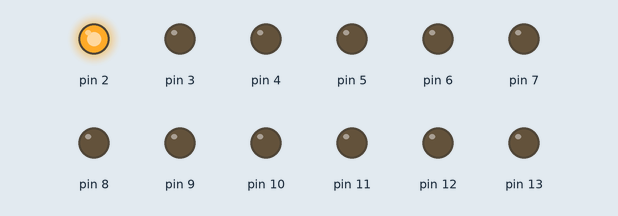
The sketch below on a simulated Arduino Uno, built with avr-gcc and run on an emulated ATmega328P. Shown: output pins drawn as LEDs (lit = HIGH). At 0.0 s the program stops and its outputs stay as they are.

Above: at 0.1 s.
Timing chart, 0 to 1.5 s (numbered marks = the images above):
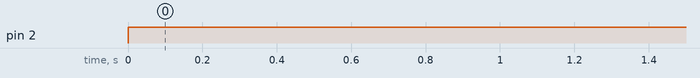

The sketch:

ex_4_5_1_start.ino
```cpp
/*
 예제 4.5.1
 4-digit FND로 0000~9999 숫자 표시하기
*/

// 0~9까지 LED 표시를 위한 상수
const byte number[10] = {
  //dot  gfedcba
  B00111111,	//0
  B00000110,	//1
  B01011011,	//2
  B01001111,	//3
  B01100110,	//4
  B01101101,	//5
  B01111101,	//6
  B00000111,	//7
  B01111111,	//8
  B01101111,	//9
};

// 표시할 숫자 변수
int count = 0;

void setup()
{
  // 2~9번 핀을 a b c d e f g dot 의 순서로 사용한다.
  // 10~13번 핀을 Digit 1~4 의 순서로 사용한다.
  for(int i = 2; i <=13;++i){
    pinMode(i,OUTPUT);
    };

  // 4 digit와 연결된 10~13번핀에 모두 LOW 신호를 줘서 점등시킨다
  for (int i=10; i<=13; ++i){
    digitalWrite(i,LOW);
    };

}

void loop()
{
  // count 변수값을 FND에 출력한다.
  fndDisplay(count);

  // count 변수값이 0~9의 범위를 갖도록한다.
  if(count >=9) count = 0;
  else ++count;

  delay(1000);
}

// LED 켜는 루틴
void fndDisplay(int displayValue){
  // bitValue 변수를 선언한다.
  boolean bitValue;

  // 2~9번핀에 모두 LOW 신호를 줘서 소등시킨다.
  for(int i=2; i<=9; ++i){
    digitalWrite(i, LOW);
  };

  for(int i=0; i<=7; ++i){
  // number 상수의 하나의 비트값을 읽는다.
    bitValue = bitRead(number[displayValue],i);
  // 앞서 읽은 비트값을 2~9번핀에 출력시킨다.

     digitalWrite(i=2,bitValue);
  };
}
```

Measured:
- by itself, pin 2: LOW → HIGH at 0.00 s
